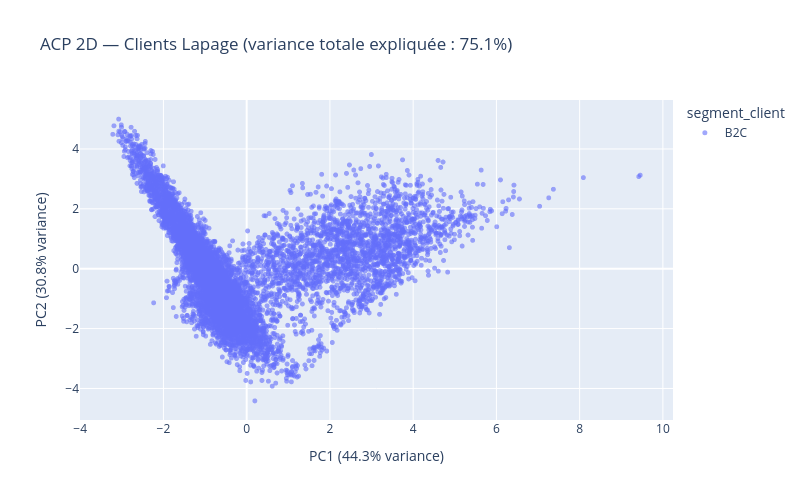

Notebook code for this chart:
### Markdown cell above
## 8. 🗺️ Visualisation 2D — Les deux premières composantes

On réduit nos données à **2 dimensions** (PC1 et PC2).
Chaque point représente un client.

La couleur encode le **segment client** pour voir si des groupes naturels émergent.

### Code cell
n_comp = 2
pca_2d = PCA(n_components=n_comp)
components_2d = pca_2d.fit_transform(X_scaled)

var_1 = pca_2d.explained_variance_ratio_[0] * 100
var_2 = pca_2d.explained_variance_ratio_[1] * 100

df_plot = pd.DataFrame(components_2d, columns=['PC1', 'PC2'])
df_plot['client_id']      = client_ids.values
df_plot['segment_client'] = df_clients.loc[X.index, 'segment_client'].values  \
                             if 'segment_client' in df_clients.columns \
                             else df_source.groupby('client_id')['segment_client'] \
                                  .first().reindex(client_ids).values
df_plot['age_client']     = df_clients.loc[X.index, 'age_client'].values

fig = px.scatter(
    df_plot, x='PC1', y='PC2',
    color='segment_client',
    hover_data=['client_id', 'age_client'],
    labels={
        'PC1': f'PC1 ({var_1:.1f}% variance)',
        'PC2': f'PC2 ({var_2:.1f}% variance)'
    },
    title=f'ACP 2D — Clients Lapage (variance totale expliquée : {var_1+var_2:.1f}%)',
    opacity=0.6,
    width=800, height=500
)
fig.update_traces(marker=dict(size=5))
fig.show()

print(f"\n💡 PC1 explique {var_1:.1f}% de la variance totale")
print(f"   PC2 explique {var_2:.1f}% de la variance totale")
print(f"   Ensemble : {var_1+var_2:.1f}% — on conserve une bonne partie de l'information")

### Figure 1 — Plotly figure (JSON) as saved in the notebook; plotly's stock layout.template omitted (floating-point values rounded to 4 significant figures; data arrays with more than 128 entries replaced by an {"elided": "..."} marker saying what was removed)
{"data": [{"customdata": {"elided": "8596x2 mixed values"}, "hovertemplate": "segment_client=B2C<br>PC1 (44.3% variance)=%{x}<br>PC2 (30.8% variance)=%{y}<br>client_id=%{customdata[0]}<br>age_client=%{customdata[1]}<extra></extra>", "legendgroup": "B2C", "marker": {"color": "#636efa", "opacity": 0.6, "size": 5, "symbol": "circle"}, "mode": "markers", "name": "B2C", "showlegend": true, "type": "scattergl", "x": {"elided": "8596 float values"}, "xaxis": "x", "y": {"elided": "8596 float values"}, "yaxis": "y"}], "layout": {"height": 500, "legend": {"title": {"text": "segment_client"}, "tracegroupgap": 0}, "title": {"text": "ACP 2D — Clients Lapage (variance totale expliquée : 75.1%)"}, "width": 800, "xaxis": {"anchor": "y", "domain": [0, 1], "title": {"text": "PC1 (44.3% variance)"}}, "yaxis": {"anchor": "x", "domain": [0, 1], "title": {"text": "PC2 (30.8% variance)"}}}}
